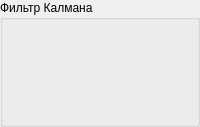
    <widget class="QGroupBox" name="groupBox">
     <property name="title">
      <string>Фильтр Калмана</string>
     </property>
     <layout class="QGridLayout" name="gridLayout">
      <item row="6" column="0">
       <widget class="InoutFloatWidget" name="kalman_delta_tracker_z" native="true"/>
      </item>
      <item row="0" column="0">
       <widget class="InoutFloatWidget" name="kalman_coord_z" native="true"/>
      </item>
      <item row="8" column="0">
       <spacer name="verticalSpacer">
        <property name="orientation">
         <enum>Qt::Vertical</enum>
        </property>
        <property name="sizeHint" stdset="0">
         <size>
          <width>20</width>
          <height>40</height>
         </size>
        </property>
       </spacer>
      </item>
      <item row="1" column="0">
       <widget class="InoutFloatWidget" name="kalman_coord_x" native="true"/>
      </item>
      <item row="4" column="0">
       <widget class="InoutFloatWidget" name="kalman_accel_z" native="true"/>
      </item>
      <item row="5" column="0">
       <widget class="InoutFloatWidget" name="kalman_accel_x" native="true"/>
      </item>
      <item row="2" column="0">
       <widget class="InoutFloatWidget" name="kalman_speed_z" native="true"/>
      </item>
      <item row="3" column="0">
       <widget class="InoutFloatWidget" name="kalman_speed_x" native="true"/>
      </item>
      <item row="7" column="0">
       <widget class="InoutFloatWidget" name="kalman_delta_tracker_x" native="true"/>
      </item>
     </layout>
    </widget>
